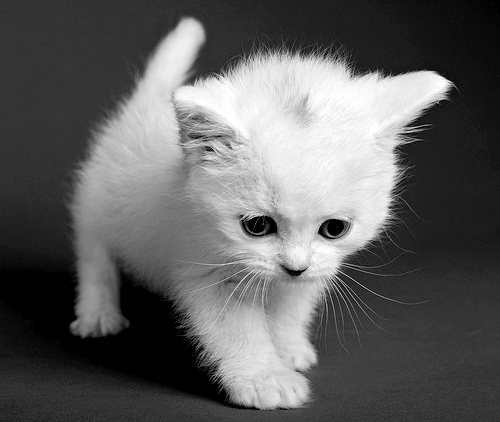
%> input picture cat.jpg, 500 x 422 px
$ octave --eval "result = ns;"   (GNU Octave 9; MATLAB toolbox functions it lacks are replaced by stand-ins)
%> lines starting %> are read from the running program, lines starting %| are printed output that depends on the picture; in (x1, y1, x2, y2) boxes, pixels count from 0 and x2, y2 are one past the last pixel; in counts of white or black regions, pixels touching at a corner belong together; the program's own positions count from 1; long printed decimals are rounded
function Entns = ns()
close all;
G=imread('cat.jpg');
%> G is the input picture: size 422x500x3 uint8; min 0, max 255, mean 95.7
G=rgb2gray(G);
%> G: size 422x500 uint8
Orig=im2double(G);
h = ones(5,5)/25;
A = imfilter(G,h);
figure,
subplot(1,2,1),imshow(G),title('Original');
subplot(1,2,2),imshow(A),title('Mean');
ming=min(min(im2double(A)));
%> ming = 0
maxg=max(max(im2double(A)));
%> maxg = 1
[rows,cols] = size(G);
%> rows = 422; cols = 500

% [7 lines of commented-out code are left out]


gmin = ming.*ones(rows,cols);
%> gmin: size 422x500 double; every value is 0
gmax = maxg.*ones(rows,cols);
%> gmax: size 422x500 double; every value is 1
%figure,imshow(gmax),title('maxg');
%figure,imshow(gmin),title('ming');
o=abs(G-A);
%figure,imshow(o),title('dif');
mino=min(min(im2double(o)));
%> mino = 0
maxo=max(max(im2double(o)));
%> maxo = 0.486
omin = mino.*ones(rows,cols);
omax = maxo.*ones(rows,cols);
%> omax: size 422x500 double; every value is 0.486
%figure,imshow(omax),title('maxo');
%figure,imshow(omin),title('mino');

T=(im2double(A)-gmin)./(gmax-gmin);
I=(im2double(o)-omin)./(omax-omin);
F=1-T;
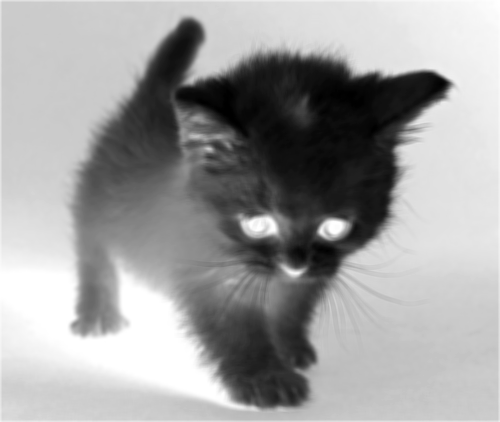
%> F: size 422x500 double; min 0, max 1, mean 0.625

figure,
subplot(1,3,1),imshow(T),title('T');
subplot(1,3,2),imshow(I),title('I');
subplot(1,3,3),imshow(F),title('F');

En=entropy(T)+entropy(I)+entropy(F);
%> En = 17.02
Enmax=-log2(1/(rows*cols));
%> Enmax = 17.69
Enmin=0;
AlphaMax=0.1;
AlphaMin=0.01;
Alpha=AlphaMin+((AlphaMax-AlphaMin)*(En-Enmin)/(Enmax-Enmin));
%> Alpha = 0.0966
Beta=1-Alpha;
%> Beta = 0.903
disp(Alpha)
%| 0.09658
meanT = imfilter(T,h);
AlphaT=ones(rows,cols);
AlphaT(I<Alpha)=T(I<Alpha);
AlphaT(I>=Alpha)=meanT(I>=Alpha);
%> AlphaT: size 422x500 double; min 0, max 1, mean 0.374

meanF = imfilter(F,h);
AlphaF=ones(rows,cols);
AlphaF(I<Alpha)=F(I<Alpha);
AlphaF(I>=Alpha)=meanF(I>=Alpha);
%> AlphaF: size 422x500 double; min 0, max 1, mean 0.623

AlphameanT = imfilter(AlphaT,h);
meanI=abs(AlphaT-AlphameanT);
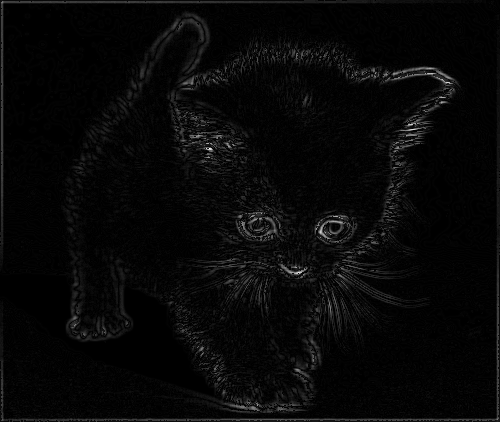
%> meanI: size 422x500 double; min 0, max 0.123, mean 0.00393; drawn with min black and max white
minmeanI=min(min(im2double(meanI)));
%> minmeanI = 0
maxmeanI=max(max(im2double(meanI)));
%> maxmeanI = 0.123
meanImin = minmeanI.*ones(rows,cols);
meanImax = maxmeanI.*ones(rows,cols);
%> meanImax: size 422x500 double; every value is 0.123
AlphaI=(im2double(meanI)-meanImin)./(meanImax-meanImin);

figure,
subplot(1,3,1),imshow(AlphaT),title('Alpha mean T');
subplot(1,3,2),imshow(AlphaI),title('Alpha mean I');
subplot(1,3,3),imshow(AlphaF),title('Alpha mean F');


EnhT=ones(rows,cols);
EnhT(AlphaT<=0.5) = 2*EnhT(AlphaT<=0.5).^2;
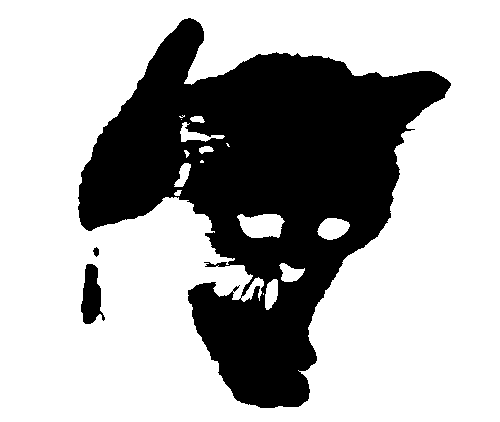
%> EnhT: size 422x500 double; values 1 (black) and 2 (white), 68.2% white; 3 black regions, box (x1, y1, x2, y2) and area: (78, 18, 451, 408) 66089, (81, 264, 105, 324) 924, (93, 247, 99, 257) 41
EnhT(AlphaT>0.5) = 1-2*(1-EnhT(AlphaT>0.5)).^2;

EnhF=ones(rows,cols);
EnhF(AlphaF<=0.5) = 2*EnhF(AlphaF<=0.5).^2;
%> EnhF: size 422x500 double; values 1 (black) and 2 (white), 31.9% white; 16 white regions (10 under 20 px), largest, box (x1, y1, x2, y2) and area: (78, 18, 451, 408) 66089, (81, 264, 105, 324) 924, (198, 421, 426, 422) 228, (499, 318, 500, 370) 52, (93, 247, 99, 257) 41, (499, 378, 500, 398) 20
EnhF(AlphaF>0.5) = 1-2*(1-EnhF(AlphaF>0.5)).^2;

% figure,
% subplot(1,2,1),imshow(EnhT),title('Enhanced T');
% subplot(1,2,2),imshow(EnhF),title('Enhanced F');

BetaEnhT=ones(rows,cols);
BetaEnhT(AlphaI<Beta)=AlphaT(AlphaI<Beta);
BetaEnhT(AlphaI>=Beta)=EnhT(AlphaI>=Beta);
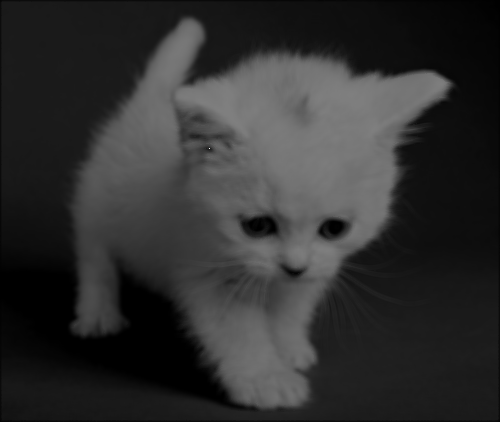
%> BetaEnhT: size 422x500 double; min 0, max 2, mean 0.374; drawn with min black and max white

BetaEnhF=ones(rows,cols);
BetaEnhF(AlphaI<Beta)=AlphaF(AlphaI<Beta);
BetaEnhF(AlphaI>=Beta)=EnhF(AlphaI>=Beta);

BetaT = imfilter(BetaEnhT,h);
BetaI=abs(BetaEnhT-BetaT);
minbetaI=min(min(im2double(BetaI)));
%> minbetaI = 0
maxbetaI=max(max(im2double(BetaI)));
%> maxbetaI = 1.57
betaImin = minbetaI.*ones(rows,cols);
betaImax = maxbetaI.*ones(rows,cols);
%> betaImax: size 422x500 double; every value is 1.57
BetaEnhI=(im2double(BetaI)-betaImin)./(betaImax-betaImin);

figure,
subplot(1,3,1),imshow(BetaEnhT),title('Beta Enhanced T');
subplot(1,3,2),imshow(BetaEnhI),title('Beta Enhanced I');
subplot(1,3,3),imshow(BetaEnhF),title('Beta Enhanced F');

thres = graythresh(T);
%> thres = 0.467
err=1;
while err>0.0001,
    mu1 = mean(T(T<=thres));
    mu2 = mean(T(T>thres));
    thres2 = (mu1+mu2)/2;
    err = thres2-thres;
    thres = thres2;
end
%> this loop made 2 passes
%> (mu1, mu2, thres2, err, thres) on passes 1 to 2: (0.174, 0.765, 0.47, 0.00299, 0.47), (0.174, 0.765, 0.47, 0, 0.47)
tt = thres;
%> tt = 0.47
BinT = im2bw(T,thres);
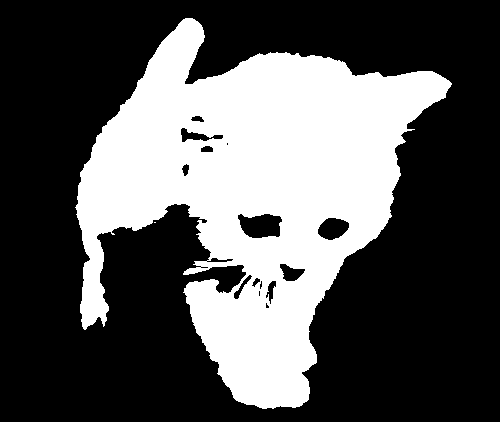
%> BinT: size 422x500 logical; 33.9% white; 2 white regions (1 under 20 px), largest, box (x1, y1, x2, y2) and area: (75, 18, 452, 409) 71574
thres = graythresh(F);
%> thres = 0.529
err=1;
while err>0.0001,
    mu1 = mean(F(F<=thres));
    mu2 = mean(F(F>thres));
    thres2 = (mu1+mu2)/2;
    err = thres2-thres;
    thres = thres2;
end
%> this loop made 2 passes
%> (mu1, mu2, thres2, err, thres) on passes 1 to 2: (0.235, 0.826, 0.53, 0.000932, 0.53), (0.235, 0.826, 0.53, 0, 0.53)
tf = thres;
%> tf = 0.53
BinF = im2bw(F,thres);

[Gx, Gy] = gradient(im2double(A));
eg = sqrt(Gx.*Gx+Gy.*Gy);
eg=  eg/max(max(eg));
sd = colfilt(im2double(A),[7 7],'sliding',@std);
sd = sd/max(max(sd));

Homogen = 1 - sd.*eg;
Indet = 1-Homogen;

lambda = 0.01;
IO = zeros(size(T));
IO((T>=tt)&(Indet<lambda)) = 1;
%> IO: size 422x500 double; values 0 (black) and 1 (white), 25.6% white; 35 white regions (28 under 20 px), largest, box (x1, y1, x2, y2) and area: (76, 25, 443, 330) 43691, (183, 276, 324, 404) 9910, (180, 116, 221, 132) 226
IE = zeros(size(T));
IE(((T<tt)|(F<tf))&(Indet>=lambda))=1;
%> IE: size 422x500 double; values 0 (black) and 1 (white), 17.2% white; 72 white regions (52 under 20 px), largest, box (x1, y1, x2, y2) and area: (64, 13, 459, 413) 30944, (0, 167, 500, 422) 2336, (0, 0, 379, 248) 1756
IB = zeros(size(F));
IB((F>=tf)&(Indet<lambda))=1;
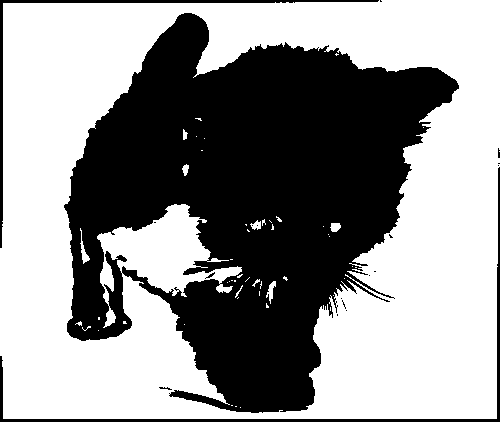
%> IB: size 422x500 double; values 0 (black) and 1 (white), 57.1% white; 19 black regions (14 under 20 px), largest, box (x1, y1, x2, y2) and area: (64, 13, 459, 413) 86264, (0, 167, 500, 422) 2336, (0, 0, 379, 248) 1756, (205, 272, 215, 279) 21, (159, 387, 172, 390) 20

BinImage = ones(size(T));
BinImage((IO==1)|(IB==1)|(IE==0))=0;

figure,imshow(BinImage),title('Binary Image based on T,I,F');

BinImage = 1-BinImage;
cc = bwconncomp(BinImage);
%> cc = 66 connected components

numr = cc.NumObjects;
%> numr = 66

[RA, GA, BA] = deal(Orig);
SegR = Orig;
cumlab = zeros(size(T));
for i=1:numr,

    labels=zeros(size(T));
    labels(cc.PixelIdxList{i})=1;
    labels=bwperim(imerode(labels,strel('disk',3)));
    if sum(sum(labels))/numel(labels)>0.01,
        cumlab = cumlab+labels;
    end

end
%> this loop made 66 passes
%> pass 1, in ns, `labels=bwperim(imerode(labels,strel('disk',3)));`:
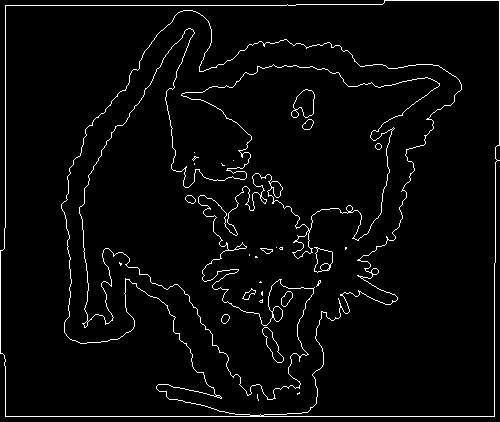
%> labels: size 422x500 logical; 3.3% white in thin lines or dots
RA(cumlab>0)=1.0;
GA(cumlab>0)=0.0;
BA(cumlab>0)=0.0;
colorImage = cat(3,RA,GA,BA);
figure,imshow(colorImage),title('Segmentation Result');
SegR(cumlab>0)=1.0;
imwrite(SegR,'segmented.jpg','jpg');
figure,imshow(SegR),title('Segmentation Result');


%Entns1=entropy(T)+entropy(I)+entropy(F);
%Entns2=entropy(AlphaT)+entropy(AlphaI)+entropy(AlphaF);
Entns=entropy(BetaEnhT)+entropy(BetaEnhI)+entropy(BetaEnhF);
%> Entns = 16.17

end
